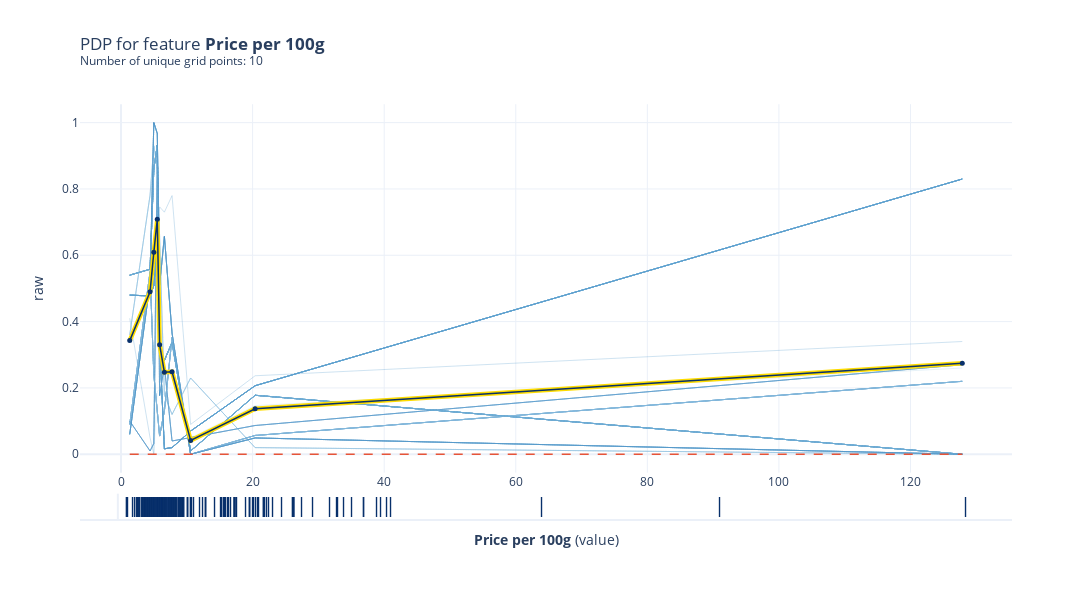

The notebook cell saved with this chart:
### Markdown cell above
This model has similar results to the previous model. It seems like ethiopia is a  likely country of origin for the highest rated coffee beans.

### Code cell
# Plot PDP
# Create the pdp data to be plotted
pdp_goals = pdp.PDPIsolate(model=rf_model, df=val_x, model_features=feature_names, feature='100g_USD', feature_name='Price per 100g')

# plot the PDP for feature 'Goal Scored'
fig, axes = pdp_goals.plot(
    center=False,
    plot_lines=True,
    frac_to_plot=100,
    cluster=False,
    n_cluster_centers=None,
    cluster_method='accurate',
    plot_pts_dist=True,
    to_bins=False,
    show_percentile=False,
    which_classes=None,
    figsize=None,
    dpi=300,
    ncols=2,
    plot_params={"pdp_hl": True},
    engine='plotly',
    template='plotly_white')

fig.show()

### Figure 1 — Plotly figure (JSON) as saved in the notebook; plotly's stock layout.template omitted (floating-point values rounded to 4 significant figures; data arrays with more than 128 entries replaced by an {"elided": "..."} marker saying what was removed)
{"data": [{"hoverinfo": "none", "line": {"color": "rgba(193,217,237,0.5)", "width": 0.5}, "mode": "lines", "type": "scatter", "x": [1.32, 4.41, 4.982, 5.51, 5.864, 6.588, 7.753, 10.58, 20.38, 127.9], "xaxis": "x", "y": [0.36, 0.781, 0.93, 0.8633, 0.6561, 0.18, 0.12, 0.23, 0.02, 0], "yaxis": "y"}, {"hoverinfo": "none", "line": {"color": "rgba(177,210,231,0.5)", "width": 0.5}, "mode": "lines", "type": "scatter", "x": [1.32, 4.41, 4.982, 5.51, 5.864, 6.588, 7.753, 10.58, 20.38, 127.9], "xaxis": "x", "y": [0.54, 0.558, 0.86, 0.9321, 0.3115, 0.2827, 0.3375, 0.01, 0.1778, 0], "yaxis": "y"}, {"hoverinfo": "none", "line": {"color": "rgba(160,202,225,0.5)", "width": 0.5}, "mode": "lines", "type": "scatter", "x": [1.32, 4.41, 4.982, 5.51, 5.864, 6.588, 7.753, 10.58, 20.38, 127.9], "xaxis": "x", "y": [0.06, 0.5164, 1, 0.9672, 0.5092, 0.657, 0.365, 0, 0.04917, 0], "yaxis": "y"}, {"hoverinfo": "none", "line": {"color": "rgba(139,192,221,0.5)", "width": 0.5}, "mode": "lines", "type": "scatter", "x": [1.32, 4.41, 4.982, 5.51, 5.864, 6.588, 7.753, 10.58, 20.38, 127.9], "xaxis": "x", "y": [0.06, 0.5164, 1, 0.9672, 0.5092, 0.657, 0.365, 0, 0.04917, 0], "yaxis": "y"}, {"hoverinfo": "none", "line": {"color": "rgba(117,179,216,0.5)", "width": 0.5}, "mode": "lines", "type": "scatter", "x": [1.32, 4.41, 4.982, 5.51, 5.864, 6.588, 7.753, 10.58, 20.38, 127.9], "xaxis": "x", "y": [0.48, 0.4772, 0.5082, 0.6427, 0.3416, 0.01643, 0.02, 0.07, 0.2067, 0.83], "yaxis": "y"}, {"hoverinfo": "none", "line": {"color": "rgba(98,168,210,0.5)", "width": 0.5}, "mode": "lines", "type": "scatter", "x": [1.32, 4.41, 4.982, 5.51, 5.864, 6.588, 7.753, 10.58, 20.38, 127.9], "xaxis": "x", "y": [0.1, 0.01, 0.0325, 0.9095, 0.1769, 0.2667, 0.04, 0.05, 0.08667, 0.27], "yaxis": "y"}, {"hoverinfo": "none", "line": {"color": "rgba(80,155,203,0.5)", "width": 0.5}, "mode": "lines", "type": "scatter", "x": [1.32, 4.41, 4.982, 5.51, 5.864, 6.588, 7.753, 10.58, 20.38, 127.9], "xaxis": "x", "y": [0.54, 0.558, 0.86, 0.9321, 0.3115, 0.2827, 0.3375, 0.01, 0.1778, 0], "yaxis": "y"}, {"hoverinfo": "none", "line": {"color": "rgba(64,144,197,0.5)", "width": 0.5}, "mode": "lines", "type": "scatter", "x": [1.32, 4.41, 4.982, 5.51, 5.864, 6.588, 7.753, 10.58, 20.38, 127.9], "xaxis": "x", "y": [0.54, 0.558, 0.86, 0.9321, 0.3115, 0.2827, 0.3375, 0.01, 0.1778, 0], "yaxis": "y"}, {"hoverinfo": "none", "line": {"color": "rgba(49,129,189,0.5)", "width": 0.5}, "mode": "lines", "type": "scatter", "x": [1.32, 4.41, 4.982, 5.51, 5.864, 6.588, 7.753, 10.58, 20.38, 127.9], "xaxis": "x", "y": [0.54, 0.558, 0.86, 0.9321, 0.3115, 0.2827, 0.3375, 0.01, 0.1778, 0], "yaxis": "y"}, {"hoverinfo": "none", "line": {"color": "rgba(36,116,182,0.5)", "width": 0.5}, "mode": "lines", "type": "scatter", "x": [1.32, 4.41, 4.982, 5.51, 5.864, 6.588, 7.753, 10.58, 20.38, 127.9], "xaxis": "x", "y": [0.09, 0.55, 0.2404, 0.1356, 0.055, 0.1308, 0.3523, 0, 0.05667, 0.22], "yaxis": "y"}, {"hoverinfo": "none", "line": {"color": "rgba(193,217,237,0.5)", "width": 0.5}, "mode": "lines", "type": "scatter", "x": [1.32, 4.41, 4.982, 5.51, 5.864, 6.588, 7.753, 10.58, 20.38, 127.9], "xaxis": "x", "y": [0.1, 0.01, 0.0325, 0.9095, 0.1769, 0.2667, 0.04, 0.05, 0.08667, 0.27], "yaxis": "y"}, {"hoverinfo": "none", "line": {"color": "rgba(177,210,231,0.5)", "width": 0.5}, "mode": "lines", "type": "scatter", "x": [1.32, 4.41, 4.982, 5.51, 5.864, 6.588, 7.753, 10.58, 20.38, 127.9], "xaxis": "x", "y": [0.54, 0.558, 0.86, 0.9321, 0.3115, 0.2827, 0.3375, 0.01, 0.1778, 0], "yaxis": "y"}, {"hoverinfo": "none", "line": {"color": "rgba(160,202,225,0.5)", "width": 0.5}, "mode": "lines", "type": "scatter", "x": [1.32, 4.41, 4.982, 5.51, 5.864, 6.588, 7.753, 10.58, 20.38, 127.9], "xaxis": "x", "y": [0.1, 0.01, 0.0325, 0.9095, 0.1769, 0.2667, 0.04, 0.05, 0.08667, 0.27], "yaxis": "y"}, {"hoverinfo": "none", "line": {"color": "rgba(139,192,221,0.5)", "width": 0.5}, "mode": "lines", "type": "scatter", "x": [1.32, 4.41, 4.982, 5.51, 5.864, 6.588, 7.753, 10.58, 20.38, 127.9], "xaxis": "x", "y": [0.48, 0.4772, 0.5082, 0.6427, 0.3416, 0.01643, 0.02, 0.07, 0.2067, 0.83], "yaxis": "y"}, {"hoverinfo": "none", "line": {"color": "rgba(117,179,216,0.5)", "width": 0.5}, "mode": "lines", "type": "scatter", "x": [1.32, 4.41, 4.982, 5.51, 5.864, 6.588, 7.753, 10.58, 20.38, 127.9], "xaxis": "x", "y": [0.54, 0.558, 0.86, 0.9321, 0.3115, 0.2827, 0.3375, 0.01, 0.1778, 0], "yaxis": "y"}, {"hoverinfo": "none", "line": {"color": "rgba(98,168,210,0.5)", "width": 0.5}, "mode": "lines", "type": "scatter", "x": [1.32, 4.41, 4.982, 5.51, 5.864, 6.588, 7.753, 10.58, 20.38, 127.9], "xaxis": "x", "y": [0.36, 0.781, 0.93, 0.8633, 0.6561, 0.18, 0.12, 0.23, 0.02, 0], "yaxis": "y"}, {"hoverinfo": "none", "line": {"color": "rgba(80,155,203,0.5)", "width": 0.5}, "mode": "lines", "type": "scatter", "x": [1.32, 4.41, 4.982, 5.51, 5.864, 6.588, 7.753, 10.58, 20.38, 127.9], "xaxis": "x", "y": [0.09, 0.55, 0.2404, 0.1356, 0.055, 0.1308, 0.3523, 0, 0.05667, 0.22], "yaxis": "y"}, {"hoverinfo": "none", "line": {"color": "rgba(64,144,197,0.5)", "width": 0.5}, "mode": "lines", "type": "scatter", "x": [1.32, 4.41, 4.982, 5.51, 5.864, 6.588, 7.753, 10.58, 20.38, 127.9], "xaxis": "x", "y": [0.48, 0.4772, 0.5082, 0.6427, 0.3416, 0.01643, 0.02, 0.07, 0.2067, 0.83], "yaxis": "y"}, {"hoverinfo": "none", "line": {"color": "rgba(49,129,189,0.5)", "width": 0.5}, "mode": "lines", "type": "scatter", "x": [1.32, 4.41, 4.982, 5.51, 5.864, 6.588, 7.753, 10.58, 20.38, 127.9], "xaxis": "x", "y": [0.06, 0.5164, 1, 0.9672, 0.5092, 0.657, 0.365, 0, 0.04917, 0], "yaxis": "y"}, {"hoverinfo": "none", "line": {"color": "rgba(36,116,182,0.5)", "width": 0.5}, "mode": "lines", "type": "scatter", "x": [1.32, 4.41, 4.982, 5.51, 5.864, 6.588, 7.753, 10.58, 20.38, 127.9], "xaxis": "x", "y": [0.06, 0.5164, 1, 0.9672, 0.5092, 0.657, 0.365, 0, 0.04917, 0], "yaxis": "y"}, {"hoverinfo": "none", "line": {"color": "rgba(193,217,237,0.5)", "width": 0.5}, "mode": "lines", "type": "scatter", "x": [1.32, 4.41, 4.982, 5.51, 5.864, 6.588, 7.753, 10.58, 20.38, 127.9], "xaxis": "x", "y": [0.09, 0.55, 0.2404, 0.1356, 0.055, 0.1308, 0.3523, 0, 0.05667, 0.22], "yaxis": "y"}, {"hoverinfo": "none", "line": {"color": "rgba(177,210,231,0.5)", "width": 0.5}, "mode": "lines", "type": "scatter", "x": [1.32, 4.41, 4.982, 5.51, 5.864, 6.588, 7.753, 10.58, 20.38, 127.9], "xaxis": "x", "y": [0.06, 0.5164, 1, 0.9672, 0.5092, 0.657, 0.365, 0, 0.04917, 0], "yaxis": "y"}, {"hoverinfo": "none", "line": {"color": "rgba(160,202,225,0.5)", "width": 0.5}, "mode": "lines", "type": "scatter", "x": [1.32, 4.41, 4.982, 5.51, 5.864, 6.588, 7.753, 10.58, 20.38, 127.9], "xaxis": "x", "y": [0.54, 0.558, 0.86, 0.9321, 0.3115, 0.2827, 0.3375, 0.01, 0.1778, 0], "yaxis": "y"}, {"hoverinfo": "none", "line": {"color": "rgba(139,192,221,0.5)", "width": 0.5}, "mode": "lines", "type": "scatter", "x": [1.32, 4.41, 4.982, 5.51, 5.864, 6.588, 7.753, 10.58, 20.38, 127.9], "xaxis": "x", "y": [0.48, 0.4772, 0.5082, 0.6427, 0.3416, 0.01643, 0.02, 0.07, 0.2067, 0.83], "yaxis": "y"}, {"hoverinfo": "none", "line": {"color": "rgba(117,179,216,0.5)", "width": 0.5}, "mode": "lines", "type": "scatter", "x": [1.32, 4.41, 4.982, 5.51, 5.864, 6.588, 7.753, 10.58, 20.38, 127.9], "xaxis": "x", "y": [0.09, 0.55, 0.2404, 0.1356, 0.055, 0.1308, 0.3523, 0, 0.05667, 0.22], "yaxis": "y"}, {"hoverinfo": "none", "line": {"color": "rgba(98,168,210,0.5)", "width": 0.5}, "mode": "lines", "type": "scatter", "x": [1.32, 4.41, 4.982, 5.51, 5.864, 6.588, 7.753, 10.58, 20.38, 127.9], "xaxis": "x", "y": [0.48, 0.4772, 0.5082, 0.6427, 0.3416, 0.01643, 0.02, 0.07, 0.2067, 0.83], "yaxis": "y"}, {"hoverinfo": "none", "line": {"color": "rgba(80,155,203,0.5)", "width": 0.5}, "mode": "lines", "type": "scatter", "x": [1.32, 4.41, 4.982, 5.51, 5.864, 6.588, 7.753, 10.58, 20.38, 127.9], "xaxis": "x", "y": [0.06, 0.5164, 1, 0.9672, 0.5092, 0.657, 0.365, 0, 0.04917, 0], "yaxis": "y"}, {"hoverinfo": "none", "line": {"color": "rgba(64,144,197,0.5)", "width": 0.5}, "mode": "lines", "type": "scatter", "x": [1.32, 4.41, 4.982, 5.51, 5.864, 6.588, 7.753, 10.58, 20.38, 127.9], "xaxis": "x", "y": [0.41, 0.05, 0, 0.62, 0.7458, 0.73, 0.78, 0.09, 0.2367, 0.34], "yaxis": "y"}, {"hoverinfo": "none", "line": {"color": "rgba(49,129,189,0.5)", "width": 0.5}, "mode": "lines", "type": "scatter", "x": [1.32, 4.41, 4.982, 5.51, 5.864, 6.588, 7.753, 10.58, 20.38, 127.9], "xaxis": "x", "y": [0.48, 0.4772, 0.5082, 0.6427, 0.3416, 0.01643, 0.02, 0.07, 0.2067, 0.83], "yaxis": "y"}, {"hoverinfo": "none", "line": {"color": "rgba(36,116,182,0.5)", "width": 0.5}, "mode": "lines", "type": "scatter", "x": [1.32, 4.41, 4.982, 5.51, 5.864, 6.588, 7.753, 10.58, 20.38, 127.9], "xaxis": "x", "y": [0.1, 0.01, 0.0325, 0.9095, 0.1769, 0.2667, 0.04, 0.05, 0.08667, 0.27], "yaxis": "y"}, {"hoverinfo": "none", "line": {"color": "rgba(193,217,237,0.5)", "width": 0.5}, "mode": "lines", "type": "scatter", "x": [1.32, 4.41, 4.982, 5.51, 5.864, 6.588, 7.753, 10.58, 20.38, 127.9], "xaxis": "x", "y": [0.06, 0.5164, 1, 0.9672, 0.5092, 0.657, 0.365, 0, 0.04917, 0], "yaxis": "y"}, {"hoverinfo": "none", "line": {"color": "rgba(177,210,231,0.5)", "width": 0.5}, "mode": "lines", "type": "scatter", "x": [1.32, 4.41, 4.982, 5.51, 5.864, 6.588, 7.753, 10.58, 20.38, 127.9], "xaxis": "x", "y": [0.09, 0.55, 0.2404, 0.1356, 0.055, 0.1308, 0.3523, 0, 0.05667, 0.22], "yaxis": "y"}, {"hoverinfo": "none", "line": {"color": "rgba(160,202,225,0.5)", "width": 0.5}, "mode": "lines", "type": "scatter", "x": [1.32, 4.41, 4.982, 5.51, 5.864, 6.588, 7.753, 10.58, 20.38, 127.9], "xaxis": "x", "y": [0.54, 0.558, 0.86, 0.9321, 0.3115, 0.2827, 0.3375, 0.01, 0.1778, 0], "yaxis": "y"}, {"hoverinfo": "none", "line": {"color": "rgba(139,192,221,0.5)", "width": 0.5}, "mode": "lines", "type": "scatter", "x": [1.32, 4.41, 4.982, 5.51, 5.864, 6.588, 7.753, 10.58, 20.38, 127.9], "xaxis": "x", "y": [0.48, 0.4772, 0.5082, 0.6427, 0.3416, 0.01643, 0.02, 0.07, 0.2067, 0.83], "yaxis": "y"}, {"hoverinfo": "none", "line": {"color": "rgba(117,179,216,0.5)", "width": 0.5}, "mode": "lines", "type": "scatter", "x": [1.32, 4.41, 4.982, 5.51, 5.864, 6.588, 7.753, 10.58, 20.38, 127.9], "xaxis": "x", "y": [0.48, 0.4772, 0.5082, 0.6427, 0.3416, 0.01643, 0.02, 0.07, 0.2067, 0.83], "yaxis": "y"}, {"hoverinfo": "none", "line": {"color": "rgba(98,168,210,0.5)", "width": 0.5}, "mode": "lines", "type": "scatter", "x": [1.32, 4.41, 4.982, 5.51, 5.864, 6.588, 7.753, 10.58, 20.38, 127.9], "xaxis": "x", "y": [0.48, 0.4772, 0.5082, 0.6427, 0.3416, 0.01643, 0.02, 0.07, 0.2067, 0.83], "yaxis": "y"}, {"hoverinfo": "none", "line": {"color": "rgba(80,155,203,0.5)", "width": 0.5}, "mode": "lines", "type": "scatter", "x": [1.32, 4.41, 4.982, 5.51, 5.864, 6.588, 7.753, 10.58, 20.38, 127.9], "xaxis": "x", "y": [0.06, 0.5164, 1, 0.9672, 0.5092, 0.657, 0.365, 0, 0.04917, 0], "yaxis": "y"}, {"hoverinfo": "none", "line": {"color": "rgba(64,144,197,0.5)", "width": 0.5}, "mode": "lines", "type": "scatter", "x": [1.32, 4.41, 4.982, 5.51, 5.864, 6.588, 7.753, 10.58, 20.38, 127.9], "xaxis": "x", "y": [0.54, 0.558, 0.86, 0.9321, 0.3115, 0.2827, 0.3375, 0.01, 0.1778, 0], "yaxis": "y"}, {"hoverinfo": "none", "line": {"color": "rgba(49,129,189,0.5)", "width": 0.5}, "mode": "lines", "type": "scatter", "x": [1.32, 4.41, 4.982, 5.51, 5.864, 6.588, 7.753, 10.58, 20.38, 127.9], "xaxis": "x", "y": [0.54, 0.558, 0.86, 0.9321, 0.3115, 0.2827, 0.3375, 0.01, 0.1778, 0], "yaxis": "y"}, {"hoverinfo": "none", "line": {"color": "rgba(36,116,182,0.5)", "width": 0.5}, "mode": "lines", "type": "scatter", "x": [1.32, 4.41, 4.982, 5.51, 5.864, 6.588, 7.753, 10.58, 20.38, 127.9], "xaxis": "x", "y": [0.1, 0.01, 0.0325, 0.9095, 0.1769, 0.2667, 0.04, 0.05, 0.08667, 0.27], "yaxis": "y"}, {"hoverinfo": "none", "line": {"color": "rgba(193,217,237,0.5)", "width": 0.5}, "mode": "lines", "type": "scatter", "x": [1.32, 4.41, 4.982, 5.51, 5.864, 6.588, 7.753, 10.58, 20.38, 127.9], "xaxis": "x", "y": [0.09, 0.55, 0.2404, 0.1356, 0.055, 0.1308, 0.3523, 0, 0.05667, 0.22], "yaxis": "y"}, {"hoverinfo": "none", "line": {"color": "rgba(177,210,231,0.5)", "width": 0.5}, "mode": "lines", "type": "scatter", "x": [1.32, 4.41, 4.982, 5.51, 5.864, 6.588, 7.753, 10.58, 20.38, 127.9], "xaxis": "x", "y": [0.54, 0.558, 0.86, 0.9321, 0.3115, 0.2827, 0.3375, 0.01, 0.1778, 0], "yaxis": "y"}, {"hoverinfo": "none", "line": {"color": "rgba(160,202,225,0.5)", "width": 0.5}, "mode": "lines", "type": "scatter", "x": [1.32, 4.41, 4.982, 5.51, 5.864, 6.588, 7.753, 10.58, 20.38, 127.9], "xaxis": "x", "y": [0.48, 0.4772, 0.5082, 0.6427, 0.3416, 0.01643, 0.02, 0.07, 0.2067, 0.83], "yaxis": "y"}, {"hoverinfo": "none", "line": {"color": "rgba(139,192,221,0.5)", "width": 0.5}, "mode": "lines", "type": "scatter", "x": [1.32, 4.41, 4.982, 5.51, 5.864, 6.588, 7.753, 10.58, 20.38, 127.9], "xaxis": "x", "y": [0.54, 0.558, 0.86, 0.9321, 0.3115, 0.2827, 0.3375, 0.01, 0.1778, 0], "yaxis": "y"}, {"hoverinfo": "none", "line": {"color": "rgba(117,179,216,0.5)", "width": 0.5}, "mode": "lines", "type": "scatter", "x": [1.32, 4.41, 4.982, 5.51, 5.864, 6.588, 7.753, 10.58, 20.38, 127.9], "xaxis": "x", "y": [0.48, 0.4772, 0.5082, 0.6427, 0.3416, 0.01643, 0.02, 0.07, 0.2067, 0.83], "yaxis": "y"}, {"hoverinfo": "none", "line": {"color": "rgba(98,168,210,0.5)", "width": 0.5}, "mode": "lines", "type": "scatter", "x": [1.32, 4.41, 4.982, 5.51, 5.864, 6.588, 7.753, 10.58, 20.38, 127.9], "xaxis": "x", "y": [0.54, 0.558, 0.86, 0.9321, 0.3115, 0.2827, 0.3375, 0.01, 0.1778, 0], "yaxis": "y"}, {"hoverinfo": "none", "line": {"color": "rgba(80,155,203,0.5)", "width": 0.5}, "mode": "lines", "type": "scatter", "x": [1.32, 4.41, 4.982, 5.51, 5.864, 6.588, 7.753, 10.58, 20.38, 127.9], "xaxis": "x", "y": [0.06, 0.5164, 1, 0.9672, 0.5092, 0.657, 0.365, 0, 0.04917, 0], "yaxis": "y"}, {"hoverinfo": "none", "line": {"color": "rgba(64,144,197,0.5)", "width": 0.5}, "mode": "lines", "type": "scatter", "x": [1.32, 4.41, 4.982, 5.51, 5.864, 6.588, 7.753, 10.58, 20.38, 127.9], "xaxis": "x", "y": [0.09, 0.55, 0.2404, 0.1356, 0.055, 0.1308, 0.3523, 0, 0.05667, 0.22], "yaxis": "y"}, {"hoverinfo": "none", "line": {"color": "rgba(49,129,189,0.5)", "width": 0.5}, "mode": "lines", "type": "scatter", "x": [1.32, 4.41, 4.982, 5.51, 5.864, 6.588, 7.753, 10.58, 20.38, 127.9], "xaxis": "x", "y": [0.48, 0.4772, 0.5082, 0.6427, 0.3416, 0.01643, 0.02, 0.07, 0.2067, 0.83], "yaxis": "y"}, {"hoverinfo": "none", "line": {"color": "rgba(36,116,182,0.5)", "width": 0.5}, "mode": "lines", "type": "scatter", "x": [1.32, 4.41, 4.982, 5.51, 5.864, 6.588, 7.753, 10.58, 20.38, 127.9], "xaxis": "x", "y": [0.09, 0.55, 0.2404, 0.1356, 0.055, 0.1308, 0.3523, 0, 0.05667, 0.22], "yaxis": "y"}, {"hoverinfo": "none", "line": {"color": "rgba(193,217,237,0.5)", "width": 0.5}, "mode": "lines", "type": "scatter", "x": [1.32, 4.41, 4.982, 5.51, 5.864, 6.588, 7.753, 10.58, 20.38, 127.9], "xaxis": "x", "y": [0.36, 0.781, 0.93, 0.8633, 0.6561, 0.18, 0.12, 0.23, 0.02, 0], "yaxis": "y"}, {"hoverinfo": "none", "line": {"color": "rgba(177,210,231,0.5)", "width": 0.5}, "mode": "lines", "type": "scatter", "x": [1.32, 4.41, 4.982, 5.51, 5.864, 6.588, 7.753, 10.58, 20.38, 127.9], "xaxis": "x", "y": [0.48, 0.4772, 0.5082, 0.6427, 0.3416, 0.01643, 0.02, 0.07, 0.2067, 0.83], "yaxis": "y"}, {"hoverinfo": "none", "line": {"color": "rgba(160,202,225,0.5)", "width": 0.5}, "mode": "lines", "type": "scatter", "x": [1.32, 4.41, 4.982, 5.51, 5.864, 6.588, 7.753, 10.58, 20.38, 127.9], "xaxis": "x", "y": [0.48, 0.4772, 0.5082, 0.6427, 0.3416, 0.01643, 0.02, 0.07, 0.2067, 0.83], "yaxis": "y"}, {"hoverinfo": "none", "line": {"color": "rgba(139,192,221,0.5)", "width": 0.5}, "mode": "lines", "type": "scatter", "x": [1.32, 4.41, 4.982, 5.51, 5.864, 6.588, 7.753, 10.58, 20.38, 127.9], "xaxis": "x", "y": [0.54, 0.558, 0.86, 0.9321, 0.3115, 0.2827, 0.3375, 0.01, 0.1778, 0], "yaxis": "y"}, {"hoverinfo": "none", "line": {"color": "rgba(117,179,216,0.5)", "width": 0.5}, "mode": "lines", "type": "scatter", "x": [1.32, 4.41, 4.982, 5.51, 5.864, 6.588, 7.753, 10.58, 20.38, 127.9], "xaxis": "x", "y": [0.09, 0.55, 0.2404, 0.1356, 0.055, 0.1308, 0.3523, 0, 0.05667, 0.22], "yaxis": "y"}, {"hoverinfo": "none", "line": {"color": "rgba(98,168,210,0.5)", "width": 0.5}, "mode": "lines", "type": "scatter", "x": [1.32, 4.41, 4.982, 5.51, 5.864, 6.588, 7.753, 10.58, 20.38, 127.9], "xaxis": "x", "y": [0.1, 0.01, 0.0325, 0.9095, 0.1769, 0.2667, 0.04, 0.05, 0.08667, 0.27], "yaxis": "y"}, {"hoverinfo": "none", "line": {"color": "rgba(80,155,203,0.5)", "width": 0.5}, "mode": "lines", "type": "scatter", "x": [1.32, 4.41, 4.982, 5.51, 5.864, 6.588, 7.753, 10.58, 20.38, 127.9], "xaxis": "x", "y": [0.06, 0.5164, 1, 0.9672, 0.5092, 0.657, 0.365, 0, 0.04917, 0], "yaxis": "y"}, {"hoverinfo": "none", "line": {"color": "rgba(64,144,197,0.5)", "width": 0.5}, "mode": "lines", "type": "scatter", "x": [1.32, 4.41, 4.982, 5.51, 5.864, 6.588, 7.753, 10.58, 20.38, 127.9], "xaxis": "x", "y": [0.48, 0.4772, 0.5082, 0.6427, 0.3416, 0.01643, 0.02, 0.07, 0.2067, 0.83], "yaxis": "y"}, {"hoverinfo": "none", "line": {"color": "rgba(49,129,189,0.5)", "width": 0.5}, "mode": "lines", "type": "scatter", "x": [1.32, 4.41, 4.982, 5.51, 5.864, 6.588, 7.753, 10.58, 20.38, 127.9], "xaxis": "x", "y": [0.54, 0.558, 0.86, 0.9321, 0.3115, 0.2827, 0.3375, 0.01, 0.1778, 0], "yaxis": "y"}, {"hoverinfo": "none", "line": {"color": "rgba(36,116,182,0.5)", "width": 0.5}, "mode": "lines", "type": "scatter", "x": [1.32, 4.41, 4.982, 5.51, 5.864, 6.588, 7.753, 10.58, 20.38, 127.9], "xaxis": "x", "y": [0.54, 0.558, 0.86, 0.9321, 0.3115, 0.2827, 0.3375, 0.01, 0.1778, 0], "yaxis": "y"}, {"hoverinfo": "none", "line": {"color": "rgba(193,217,237,0.5)", "width": 0.5}, "mode": "lines", "type": "scatter", "x": [1.32, 4.41, 4.982, 5.51, 5.864, 6.588, 7.753, 10.58, 20.38, 127.9], "xaxis": "x", "y": [0.48, 0.4772, 0.5082, 0.6427, 0.3416, 0.01643, 0.02, 0.07, 0.2067, 0.83], "yaxis": "y"}, {"hoverinfo": "none", "line": {"color": "rgba(177,210,231,0.5)", "width": 0.5}, "mode": "lines", "type": "scatter", "x": [1.32, 4.41, 4.982, 5.51, 5.864, 6.588, 7.753, 10.58, 20.38, 127.9], "xaxis": "x", "y": [0.54, 0.558, 0.86, 0.9321, 0.3115, 0.2827, 0.3375, 0.01, 0.1778, 0], "yaxis": "y"}, {"hoverinfo": "none", "line": {"color": "rgba(160,202,225,0.5)", "width": 0.5}, "mode": "lines", "type": "scatter", "x": [1.32, 4.41, 4.982, 5.51, 5.864, 6.588, 7.753, 10.58, 20.38, 127.9], "xaxis": "x", "y": [0.06, 0.5164, 1, 0.9672, 0.5092, 0.657, 0.365, 0, 0.04917, 0], "yaxis": "y"}, {"hoverinfo": "none", "line": {"color": "rgba(139,192,221,0.5)", "width": 0.5}, "mode": "lines", "type": "scatter", "x": [1.32, 4.41, 4.982, 5.51, 5.864, 6.588, 7.753, 10.58, 20.38, 127.9], "xaxis": "x", "y": [0.54, 0.558, 0.86, 0.9321, 0.3115, 0.2827, 0.3375, 0.01, 0.1778, 0], "yaxis": "y"}, {"hoverinfo": "none", "line": {"color": "rgba(117,179,216,0.5)", "width": 0.5}, "mode": "lines", "type": "scatter", "x": [1.32, 4.41, 4.982, 5.51, 5.864, 6.588, 7.753, 10.58, 20.38, 127.9], "xaxis": "x", "y": [0.09, 0.55, 0.2404, 0.1356, 0.055, 0.1308, 0.3523, 0, 0.05667, 0.22], "yaxis": "y"}, {"hoverinfo": "none", "line": {"color": "rgba(98,168,210,0.5)", "width": 0.5}, "mode": "lines", "type": "scatter", "x": [1.32, 4.41, 4.982, 5.51, 5.864, 6.588, 7.753, 10.58, 20.38, 127.9], "xaxis": "x", "y": [0.09, 0.55, 0.2404, 0.1356, 0.055, 0.1308, 0.3523, 0, 0.05667, 0.22], "yaxis": "y"}, {"hoverinfo": "none", "line": {"color": "rgba(80,155,203,0.5)", "width": 0.5}, "mode": "lines", "type": "scatter", "x": [1.32, 4.41, 4.982, 5.51, 5.864, 6.588, 7.753, 10.58, 20.38, 127.9], "xaxis": "x", "y": [0.48, 0.4772, 0.5082, 0.6427, 0.3416, 0.01643, 0.02, 0.07, 0.2067, 0.83], "yaxis": "y"}, {"hoverinfo": "none", "line": {"color": "rgba(64,144,197,0.5)", "width": 0.5}, "mode": "lines", "type": "scatter", "x": [1.32, 4.41, 4.982, 5.51, 5.864, 6.588, 7.753, 10.58, 20.38, 127.9], "xaxis": "x", "y": [0.09, 0.55, 0.2404, 0.1356, 0.055, 0.1308, 0.3523, 0, 0.05667, 0.22], "yaxis": "y"}, {"hoverinfo": "none", "line": {"color": "rgba(49,129,189,0.5)", "width": 0.5}, "mode": "lines", "type": "scatter", "x": [1.32, 4.41, 4.982, 5.51, 5.864, 6.588, 7.753, 10.58, 20.38, 127.9], "xaxis": "x", "y": [0.48, 0.4772, 0.5082, 0.6427, 0.3416, 0.01643, 0.02, 0.07, 0.2067, 0.83], "yaxis": "y"}, {"hoverinfo": "none", "line": {"color": "rgba(36,116,182,0.5)", "width": 0.5}, "mode": "lines", "type": "scatter", "x": [1.32, 4.41, 4.982, 5.51, 5.864, 6.588, 7.753, 10.58, 20.38, 127.9], "xaxis": "x", "y": [0.09, 0.55, 0.2404, 0.1356, 0.055, 0.1308, 0.3523, 0, 0.05667, 0.22], "yaxis": "y"}, {"hoverinfo": "none", "line": {"color": "rgba(193,217,237,0.5)", "width": 0.5}, "mode": "lines", "type": "scatter", "x": [1.32, 4.41, 4.982, 5.51, 5.864, 6.588, 7.753, 10.58, 20.38, 127.9], "xaxis": "x", "y": [0.09, 0.55, 0.2404, 0.1356, 0.055, 0.1308, 0.3523, 0, 0.05667, 0.22], "yaxis": "y"}, {"hoverinfo": "none", "line": {"color": "rgba(177,210,231,0.5)", "width": 0.5}, "mode": "lines", "type": "scatter", "x": [1.32, 4.41, 4.982, 5.51, 5.864, 6.588, 7.753, 10.58, 20.38, 127.9], "xaxis": "x", "y": [0.09, 0.55, 0.2404, 0.1356, 0.055, 0.1308, 0.3523, 0, 0.05667, 0.22], "yaxis": "y"}, {"hoverinfo": "none", "line": {"color": "rgba(160,202,225,0.5)", "width": 0.5}, "mode": "lines", "type": "scatter", "x": [1.32, 4.41, 4.982, 5.51, 5.864, 6.588, 7.753, 10.58, 20.38, 127.9], "xaxis": "x", "y": [0, 0, 0, 0.19, 0.1958, 0.29, 0.32, 0.05, 0.1467, 0.26], "yaxis": "y"}, {"hoverinfo": "none", "line": {"color": "rgba(139,192,221,0.5)", "width": 0.5}, "mode": "lines", "type": "scatter", "x": [1.32, 4.41, 4.982, 5.51, 5.864, 6.588, 7.753, 10.58, 20.38, 127.9], "xaxis": "x", "y": [0.09, 0.55, 0.2404, 0.1356, 0.055, 0.1308, 0.3523, 0, 0.05667, 0.22], "yaxis": "y"}, {"hoverinfo": "none", "line": {"color": "rgba(117,179,216,0.5)", "width": 0.5}, "mode": "lines", "type": "scatter", "x": [1.32, 4.41, 4.982, 5.51, 5.864, 6.588, 7.753, 10.58, 20.38, 127.9], "xaxis": "x", "y": [0.54, 0.558, 0.86, 0.9321, 0.3115, 0.2827, 0.3375, 0.01, 0.1778, 0], "yaxis": "y"}, {"hoverinfo": "none", "line": {"color": "rgba(98,168,210,0.5)", "width": 0.5}, "mode": "lines", "type": "scatter", "x": [1.32, 4.41, 4.982, 5.51, 5.864, 6.588, 7.753, 10.58, 20.38, 127.9], "xaxis": "x", "y": [0.36, 0.781, 0.93, 0.8633, 0.6561, 0.18, 0.12, 0.23, 0.02, 0], "yaxis": "y"}, {"hoverinfo": "none", "line": {"color": "rgba(80,155,203,0.5)", "width": 0.5}, "mode": "lines", "type": "scatter", "x": [1.32, 4.41, 4.982, 5.51, 5.864, 6.588, 7.753, 10.58, 20.38, 127.9], "xaxis": "x", "y": [0.48, 0.4772, 0.5082, 0.6427, 0.3416, 0.01643, 0.02, 0.07, 0.2067, 0.83], "yaxis": "y"}, {"hoverinfo": "none", "line": {"color": "rgba(64,144,197,0.5)", "width": 0.5}, "mode": "lines", "type": "scatter", "x": [1.32, 4.41, 4.982, 5.51, 5.864, 6.588, 7.753, 10.58, 20.38, 127.9], "xaxis": "x", "y": [0.54, 0.558, 0.86, 0.9321, 0.3115, 0.2827, 0.3375, 0.01, 0.1778, 0], "yaxis": "y"}, {"hoverinfo": "none", "line": {"color": "rgba(49,129,189,0.5)", "width": 0.5}, "mode": "lines", "type": "scatter", "x": [1.32, 4.41, 4.982, 5.51, 5.864, 6.588, 7.753, 10.58, 20.38, 127.9], "xaxis": "x", "y": [0.1, 0.01, 0.0325, 0.9095, 0.1769, 0.2667, 0.04, 0.05, 0.08667, 0.27], "yaxis": "y"}, {"hoverinfo": "none", "line": {"color": "rgba(36,116,182,0.5)", "width": 0.5}, "mode": "lines", "type": "scatter", "x": [1.32, 4.41, 4.982, 5.51, 5.864, 6.588, 7.753, 10.58, 20.38, 127.9], "xaxis": "x", "y": [0.54, 0.558, 0.86, 0.9321, 0.3115, 0.2827, 0.3375, 0.01, 0.1778, 0], "yaxis": "y"}, {"hoverinfo": "none", "line": {"color": "rgba(193,217,237,0.5)", "width": 0.5}, "mode": "lines", "type": "scatter", "x": [1.32, 4.41, 4.982, 5.51, 5.864, 6.588, 7.753, 10.58, 20.38, 127.9], "xaxis": "x", "y": [0.54, 0.558, 0.86, 0.9321, 0.3115, 0.2827, 0.3375, 0.01, 0.1778, 0], "yaxis": "y"}, {"hoverinfo": "none", "line": {"color": "rgba(177,210,231,0.5)", "width": 0.5}, "mode": "lines", "type": "scatter", "x": [1.32, 4.41, 4.982, 5.51, 5.864, 6.588, 7.753, 10.58, 20.38, 127.9], "xaxis": "x", "y": [0.48, 0.4772, 0.5082, 0.6427, 0.3416, 0.01643, 0.02, 0.07, 0.2067, 0.83], "yaxis": "y"}, {"hoverinfo": "none", "line": {"color": "rgba(160,202,225,0.5)", "width": 0.5}, "mode": "lines", "type": "scatter", "x": [1.32, 4.41, 4.982, 5.51, 5.864, 6.588, 7.753, 10.58, 20.38, 127.9], "xaxis": "x", "y": [0.54, 0.558, 0.86, 0.9321, 0.3115, 0.2827, 0.3375, 0.01, 0.1778, 0], "yaxis": "y"}, {"hoverinfo": "none", "line": {"color": "rgba(139,192,221,0.5)", "width": 0.5}, "mode": "lines", "type": "scatter", "x": [1.32, 4.41, 4.982, 5.51, 5.864, 6.588, 7.753, 10.58, 20.38, 127.9], "xaxis": "x", "y": [0.48, 0.4772, 0.5082, 0.6427, 0.3416, 0.01643, 0.02, 0.07, 0.2067, 0.83], "yaxis": "y"}, {"hoverinfo": "none", "line": {"color": "rgba(117,179,216,0.5)", "width": 0.5}, "mode": "lines", "type": "scatter", "x": [1.32, 4.41, 4.982, 5.51, 5.864, 6.588, 7.753, 10.58, 20.38, 127.9], "xaxis": "x", "y": [0.54, 0.558, 0.86, 0.9321, 0.3115, 0.2827, 0.3375, 0.01, 0.1778, 0], "yaxis": "y"}, {"hoverinfo": "none", "line": {"color": "rgba(98,168,210,0.5)", "width": 0.5}, "mode": "lines", "type": "scatter", "x": [1.32, 4.41, 4.982, 5.51, 5.864, 6.588, 7.753, 10.58, 20.38, 127.9], "xaxis": "x", "y": [0.54, 0.558, 0.86, 0.9321, 0.3115, 0.2827, 0.3375, 0.01, 0.1778, 0], "yaxis": "y"}, {"hoverinfo": "none", "line": {"color": "rgba(80,155,203,0.5)", "width": 0.5}, "mode": "lines", "type": "scatter", "x": [1.32, 4.41, 4.982, 5.51, 5.864, 6.588, 7.753, 10.58, 20.38, 127.9], "xaxis": "x", "y": [0.54, 0.558, 0.86, 0.9321, 0.3115, 0.2827, 0.3375, 0.01, 0.1778, 0], "yaxis": "y"}, {"hoverinfo": "none", "line": {"color": "rgba(64,144,197,0.5)", "width": 0.5}, "mode": "lines", "type": "scatter", "x": [1.32, 4.41, 4.982, 5.51, 5.864, 6.588, 7.753, 10.58, 20.38, 127.9], "xaxis": "x", "y": [0.48, 0.4772, 0.5082, 0.6427, 0.3416, 0.01643, 0.02, 0.07, 0.2067, 0.83], "yaxis": "y"}, {"hoverinfo": "none", "line": {"color": "rgba(49,129,189,0.5)", "width": 0.5}, "mode": "lines", "type": "scatter", "x": [1.32, 4.41, 4.982, 5.51, 5.864, 6.588, 7.753, 10.58, 20.38, 127.9], "xaxis": "x", "y": [0.54, 0.558, 0.86, 0.9321, 0.3115, 0.2827, 0.3375, 0.01, 0.1778, 0], "yaxis": "y"}, {"hoverinfo": "none", "line": {"color": "rgba(36,116,182,0.5)", "width": 0.5}, "mode": "lines", "type": "scatter", "x": [1.32, 4.41, 4.982, 5.51, 5.864, 6.588, 7.753, 10.58, 20.38, 127.9], "xaxis": "x", "y": [0.06, 0.5164, 1, 0.9672, 0.5092, 0.657, 0.365, 0, 0.04917, 0], "yaxis": "y"}, {"hoverinfo": "none", "line": {"color": "rgba(193,217,237,0.5)", "width": 0.5}, "mode": "lines", "type": "scatter", "x": [1.32, 4.41, 4.982, 5.51, 5.864, 6.588, 7.753, 10.58, 20.38, 127.9], "xaxis": "x", "y": [0.09, 0.55, 0.2404, 0.1356, 0.055, 0.1308, 0.3523, 0, 0.05667, 0.22], "yaxis": "y"}, {"hoverinfo": "none", "line": {"color": "rgba(177,210,231,0.5)", "width": 0.5}, "mode": "lines", "type": "scatter", "x": [1.32, 4.41, 4.982, 5.51, 5.864, 6.588, 7.753, 10.58, 20.38, 127.9], "xaxis": "x", "y": [0.54, 0.558, 0.86, 0.9321, 0.3115, 0.2827, 0.3375, 0.01, 0.1778, 0], "yaxis": "y"}, {"hoverinfo": "none", "line": {"color": "rgba(160,202,225,0.5)", "width": 0.5}, "mode": "lines", "type": "scatter", "x": [1.32, 4.41, 4.982, 5.51, 5.864, 6.588, 7.753, 10.58, 20.38, 127.9], "xaxis": "x", "y": [0.54, 0.558, 0.86, 0.9321, 0.3115, 0.2827, 0.3375, 0.01, 0.1778, 0], "yaxis": "y"}, {"hoverinfo": "none", "line": {"color": "rgba(139,192,221,0.5)", "width": 0.5}, "mode": "lines", "type": "scatter", "x": [1.32, 4.41, 4.982, 5.51, 5.864, 6.588, 7.753, 10.58, 20.38, 127.9], "xaxis": "x", "y": [0.48, 0.4772, 0.5082, 0.6427, 0.3416, 0.01643, 0.02, 0.07, 0.2067, 0.83], "yaxis": "y"}, {"hoverinfo": "none", "line": {"color": "rgba(117,179,216,0.5)", "width": 0.5}, "mode": "lines", "type": "scatter", "x": [1.32, 4.41, 4.982, 5.51, 5.864, 6.588, 7.753, 10.58, 20.38, 127.9], "xaxis": "x", "y": [0.36, 0.781, 0.93, 0.8633, 0.6561, 0.18, 0.12, 0.23, 0.02, 0], "yaxis": "y"}, {"hoverinfo": "none", "line": {"color": "rgba(98,168,210,0.5)", "width": 0.5}, "mode": "lines", "type": "scatter", "x": [1.32, 4.41, 4.982, 5.51, 5.864, 6.588, 7.753, 10.58, 20.38, 127.9], "xaxis": "x", "y": [0.48, 0.4772, 0.5082, 0.6427, 0.3416, 0.01643, 0.02, 0.07, 0.2067, 0.83], "yaxis": "y"}, {"hoverinfo": "none", "line": {"color": "rgba(80,155,203,0.5)", "width": 0.5}, "mode": "lines", "type": "scatter", "x": [1.32, 4.41, 4.982, 5.51, 5.864, 6.588, 7.753, 10.58, 20.38, 127.9], "xaxis": "x", "y": [0.09, 0.55, 0.2404, 0.1356, 0.055, 0.1308, 0.3523, 0, 0.05667, 0.22], "yaxis": "y"}, {"hoverinfo": "none", "line": {"color": "rgba(64,144,197,0.5)", "width": 0.5}, "mode": "lines", "type": "scatter", "x": [1.32, 4.41, 4.982, 5.51, 5.864, 6.588, 7.753, 10.58, 20.38, 127.9], "xaxis": "x", "y": [0.54, 0.558, 0.86, 0.9321, 0.3115, 0.2827, 0.3375, 0.01, 0.1778, 0], "yaxis": "y"}, {"hoverinfo": "none", "line": {"color": "rgba(49,129,189,0.5)", "width": 0.5}, "mode": "lines", "type": "scatter", "x": [1.32, 4.41, 4.982, 5.51, 5.864, 6.588, 7.753, 10.58, 20.38, 127.9], "xaxis": "x", "y": [0.06, 0.5164, 1, 0.9672, 0.5092, 0.657, 0.365, 0, 0.04917, 0], "yaxis": "y"}, {"hoverinfo": "none", "line": {"color": "rgba(36,116,182,0.5)", "width": 0.5}, "mode": "lines", "type": "scatter", "x": [1.32, 4.41, 4.982, 5.51, 5.864, 6.588, 7.753, 10.58, 20.38, 127.9], "xaxis": "x", "y": [0.48, 0.4772, 0.5082, 0.6427, 0.3416, 0.01643, 0.02, 0.07, 0.2067, 0.83], "yaxis": "y"}, {"hoverinfo": "none", "line": {"color": "#FEDC00", "width": 4.5}, "mode": "lines", "type": "scatter", "x": [1.32, 4.41, 4.982, 5.51, 5.864, 6.588, 7.753, 10.58, 20.38, 127.9], "xaxis": "x", "y": [0.3428, 0.4897, 0.6088, 0.7083, 0.3303, 0.2475, 0.2487, 0.0417, 0.1372, 0.2744], "yaxis": "y"}, {"hoverinfo": "none", "line": {"color": "#E75438", "dash": "dash", "width": 1.5}, "mode": "lines", "type": "scatter", "x": [1.32, 4.41, 4.982, 5.51, 5.864, 6.588, 7.753, 10.58, 20.38, 127.9], "xaxis": "x", "y": [0, 0, 0, 0, 0, 0, 0, 0, 0, 0], "yaxis": "y"}, {"hovertemplate": "%{y}", "line": {"color": "rgba(8,48,107,1.0)", "width": 1.5}, "marker": {"color": "rgba(8,48,107,1.0)", "size": 5}, "mode": "lines+markers", "name": "pdp", "type": "scatter", "x": [1.32, 4.41, 4.982, 5.51, 5.864, 6.588, 7.753, 10.58, 20.38, 127.9], "xaxis": "x", "y": [0.3428, 0.4897, 0.6088, 0.7083, 0.3303, 0.2475, 0.2487, 0.0417, 0.1372, 0.2744], "yaxis": "y"}, {"hoverinfo": "none", "mode": "text", "name": "dist", "showlegend": false, "text": {"elided": "312 str values"}, "textfont": {"color": "rgba(8,48,107,1.0)", "size": 20}, "textposition": "middle center", "type": "scatter", "x": {"elided": "312 float values"}, "xaxis": "x2", "y": {"elided": "312 int values"}, "yaxis": "y2"}], "layout": {"height": 600, "showlegend": false, "title": {"text": "PDP for feature <b>Price per 100g</b> <br><sup>Number of unique grid points: 10</sup>", "x": 0, "xref": "paper"}, "width": 1200, "xaxis": {"anchor": "y", "domain": [0, 1]}, "xaxis2": {"anchor": "y2", "domain": [0, 1], "showgrid": false, "showticklabels": false, "title": {"text": "<b>Price per 100g</b> (value)"}}, "yaxis": {"anchor": "x", "domain": [0.1127, 0.99], "title": {"text": "raw"}}, "yaxis2": {"anchor": "x2", "domain": [0, 0.06267], "showgrid": false, "showticklabels": false}}}
